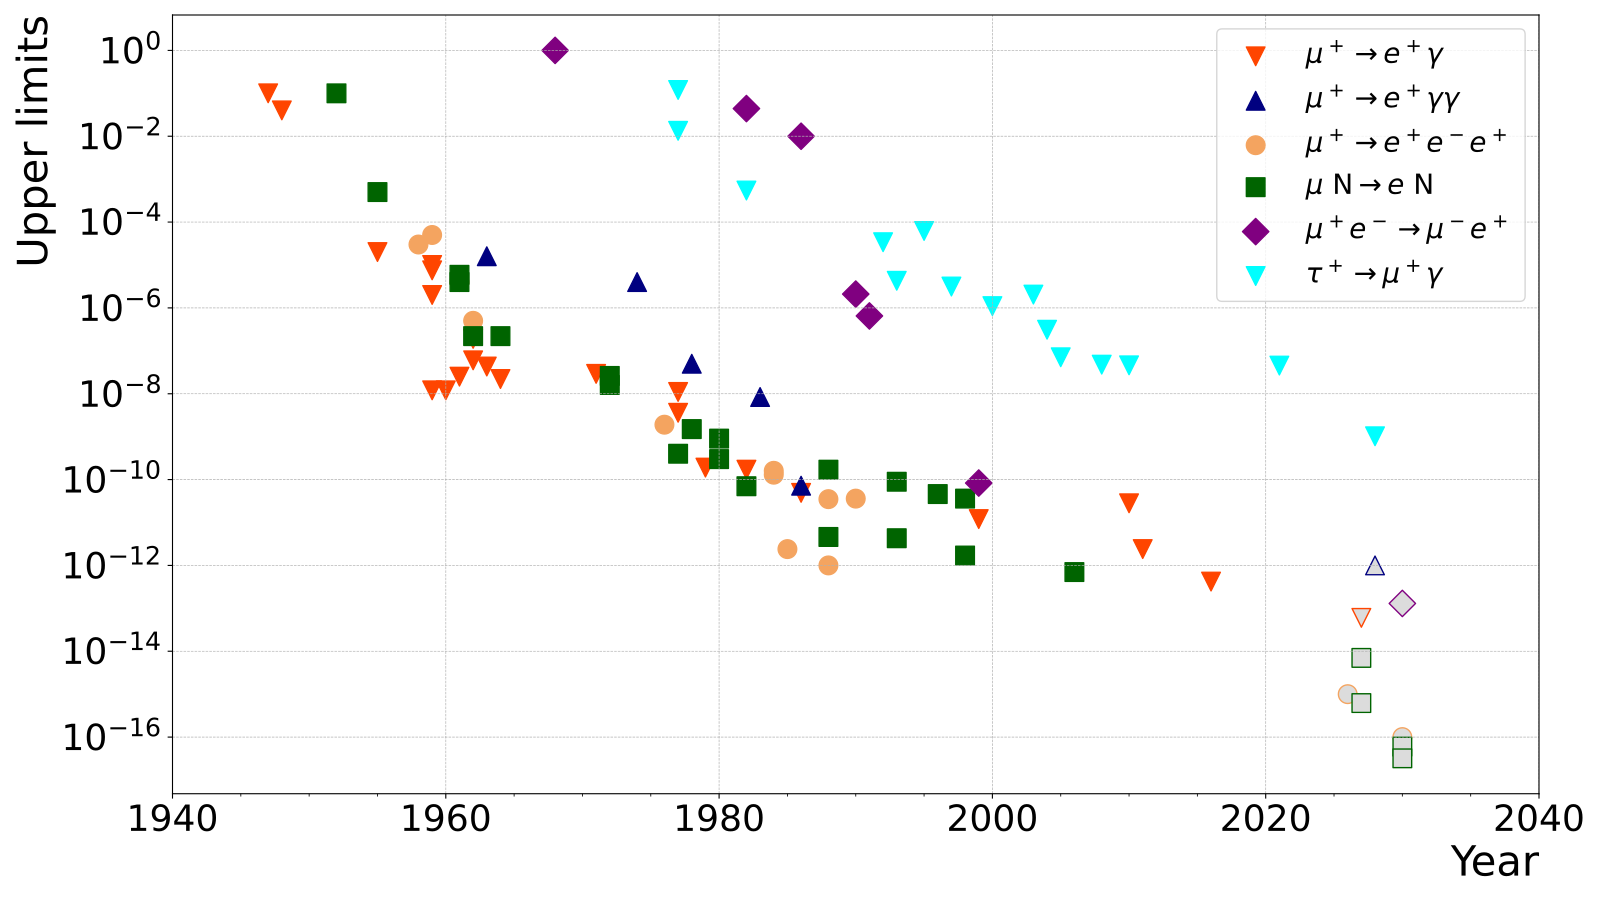

The script that saved this image:
#!/usr/bin/env python3
"""Plot historical upper limits for charged lepton flavor violation searches."""

from __future__ import annotations

import argparse
from pathlib import Path

import matplotlib.pyplot as plt
from matplotlib import ticker
import pandas as pd

DEFAULT_OUTPUT = "muon_clfv_history.pdf"
MARKER_SIZE = 180

MUON_CHANNELS = (
    {
        "year": "MEG-year",
        "limit": "MEG-br",
        "marker": "v",
        "color": "#FF4500",
        "label": r"$\mu^+\to e^+\gamma$",
    },
    {
        "year": "ME2G-year",
        "limit": "ME2G-br",
        "marker": "^",
        "color": "#000080",
        "label": r"$\mu^+\to e^+\gamma\gamma$",
    },
    {
        "year": "Mu3e-year",
        "limit": "Mu3e-br",
        "marker": "o",
        "color": "#F4A460",
        "label": r"$\mu^+\to e^+e^-e^+$",
    },
    {
        "year": "Mu2em-year",
        "limit": "Mu2em-cr",
        "marker": "s",
        "color": "#006400",
        "label": r"$\mu~\mathrm{N}\to e~\mathrm{N}$",
    },
    {
        "year": "Mu2ep-year",
        "limit": "Mu2ep-cr",
        "marker": "s",
        "color": "#006400",
        "label": None,
    },
    {
        "year": "MACE-year",
        "limit": "MACE-cr",
        "marker": "D",
        "color": "purple",
        "label": r"$\mu^+e^-\to \mu^-e^+$",
    },
)

TAU_CHANNELS = (
    {
        "year": "TEG-year",
        "limit": "TEG-br",
        "marker": "v",
        "color": "cyan",
        "label": r"$\tau^+\to \mu^+\gamma$",
    },
)

FUTURE_LIMITS = (
    {"year": 2026, "limit": 1e-15, "marker": "o", "color": "#F4A460"},
    {"year": 2030, "limit": 1e-16, "marker": "o", "color": "#F4A460"},
    {"year": 2027, "limit": 6.2e-16, "marker": "s", "color": "#006400"},
    {"year": 2030, "limit": 6e-17, "marker": "s", "color": "#006400"},
    {"year": 2027, "limit": 7e-15, "marker": "s", "color": "#006400"},
    {"year": 2030, "limit": 3.2e-17, "marker": "s", "color": "#006400"},
    {"year": 2027, "limit": 6e-14, "marker": "v", "color": "#FF4500"},
    {"year": 2030, "limit": 1.3e-13, "marker": "D", "color": "purple"},
    {"year": 2028, "limit": 1e-12, "marker": "^", "color": "#000080"},
)


def parse_args() -> argparse.Namespace:
    script_dir = Path(__file__).resolve().parent
    parser = argparse.ArgumentParser(
        description="Plot historical upper limits for charged lepton flavor violation searches."
    )
    parser.add_argument(
        "--muon-data",
        type=Path,
        default=script_dir / "muon_clfv_history.csv",
        help="Path to the muon CLFV history CSV file.",
    )
    parser.add_argument(
        "--tau-data",
        type=Path,
        default=script_dir / "tau_clfv_history.csv",
        help="Path to the tau CLFV history CSV file.",
    )
    parser.add_argument(
        "--output",
        type=Path,
        default=script_dir / DEFAULT_OUTPUT,
        help="Path for the output figure.",
    )
    parser.add_argument(
        "--show",
        action="store_true",
        help="Display the figure in an interactive window after saving it.",
    )
    return parser.parse_args()


def read_history(path: Path) -> pd.DataFrame:
    return pd.read_csv(path)


def plot_channel(ax: plt.Axes, data: pd.DataFrame, channel: dict[str, str | None]) -> None:
    rows = data[[channel["year"], channel["limit"]]].dropna()
    ax.scatter(
        rows[channel["year"]],
        rows[channel["limit"]],
        marker=channel["marker"],
        color=channel["color"],
        s=MARKER_SIZE,
        label=channel["label"],
    )


def plot_future_limits(ax: plt.Axes) -> None:
    for limit in FUTURE_LIMITS:
        ax.scatter(
            limit["year"],
            limit["limit"],
            marker=limit["marker"],
            edgecolor=limit["color"],
            facecolor="#DCDCDC",
            s=MARKER_SIZE,
        )


def configure_axes(ax: plt.Axes) -> None:
    ax.set_yscale("log")
    ax.set_xlabel("Year", loc="right")
    ax.set_xlim(1940, 2040)
    ax.set_ylabel("Upper limits", loc="top")
    ax.xaxis.set_minor_locator(ticker.MultipleLocator(5))
    ax.grid(True, which="major", linestyle="--", linewidth=0.5)

    legend = ax.legend(frameon=True, loc="upper right")
    for handle in legend.legend_handles:
        handle.set_alpha(1)


def set_plot_style() -> None:
    plt.rcParams.update(
        {
            "axes.labelsize": 30,
            "xtick.labelsize": 26,
            "ytick.labelsize": 26,
            "legend.fontsize": 20,
        }
    )


def build_plot(muon_history: pd.DataFrame, tau_history: pd.DataFrame) -> plt.Figure:
    set_plot_style()
    fig, ax = plt.subplots(figsize=(16, 9))

    for channel in MUON_CHANNELS:
        plot_channel(ax, muon_history, channel)
    for channel in TAU_CHANNELS:
        plot_channel(ax, tau_history, channel)

    plot_future_limits(ax)
    configure_axes(ax)
    fig.tight_layout()
    return fig


def main() -> None:
    args = parse_args()
    muon_history = read_history(args.muon_data)
    tau_history = read_history(args.tau_data)
    figure = build_plot(muon_history, tau_history)

    args.output.parent.mkdir(parents=True, exist_ok=True)
    figure.savefig(args.output)
    if args.show:
        plt.show()
    plt.close(figure)


if __name__ == "__main__":
    main()
